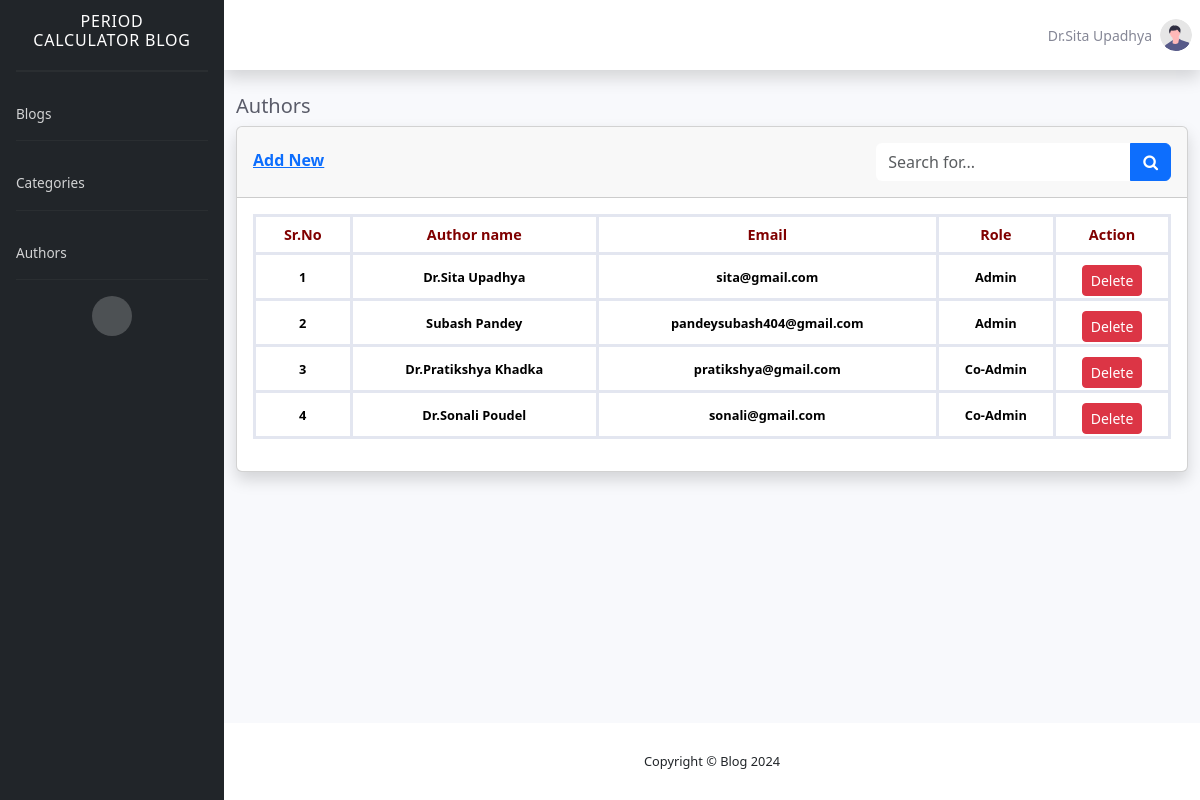
Page /blogs/admin/users.php (signed in) on the committed database.
### tables this page shows
CREATE TABLE `author` (
  `author_id` int(11) NOT NULL PRIMARY KEY AUTO_INCREMENT,
  `author_name` varchar(100) NOT NULL,
  `email` varchar(255) NOT NULL,
  `password` varchar(255) NOT NULL,
  `role` int(11) NOT NULL
);

### blogs/admin/users.php (the view, shortened to what this page needs)
<?php include "header.php";
if (!isset($_GET['page'])) {
   $page = 1;
} else {
   $page = $_GET['page'];
}
$limit = 5;
$offset = ($page - 1) * $limit;
$sql = "SELECT * FROM author limit $offset,$limit";
$query = mysqli_query($config, $sql);
$rows = mysqli_num_rows($query);
?>
<div class="container-fluid">
   <h5 class="mb-2 text-gray-800">Authors</h5>
   <div class="card shadow">
      <div class="card-header py-3 d-flex justify-content-between">
         <div>
            <a href="add_user.php">
               <h6 class="font-weight-bold text-primary mt-2">Add New</h6>
            </a>
         </div>
         <div>
            <form class="navbar-search">
               <div class="input-group">
                  <input type="text" class="form-control bg-white border-0 small" placeholder="Search for...">
                  <div class="input-group-append">
                     <button class="btn btn-primary" type="button"> <i class="fa fa-search"></i></button>
                  </div>
               </div>
            </form>
         </div>
      </div>
      <div class="card-body">
         <div class="table-responsive">
            <table class="table table-bordered" id="dataTable" width="100%" cellspacing="0">
               <thead>
                  <tr>
                     <th>Sr.No</th>
                     <th>Author name</th>
                     <th>Email</th>
                     <th>Role</th>
                     <th colspan="2">Action</th>
                  </tr>
               </thead>
               <tbody>
                  <?php
                  if ($rows) {
                     while ($result = mysqli_fetch_assoc($query)) {
                        ?>
                        <tr>
                           <td><?= ++$offset ?></td>
                           <td><?= $result['author_name'] ?></td>
                           <td><?= $result['email'] ?></td>
                           <td><?php
                           $role = $result['role'];
                           if ($role == 1) {
                              echo "Admin";
                           } else {
                              echo "Co-Admin";
                           } ?>
                           </td>
                           <td>
                              <form class="mt-2" action="" method="POST"
                                 onsubmit="return confirm('Are you sure you want to delete?')">
                                 <input type="submit" name="deleteUser" value="Delete" class="btn btn-sm btn-danger">
                              </form>
                           </td>
                        </tr>
                        <?php
                     }
                  } else {
                     ?>
                     <tr>
                        <td>No Record Found</td>
                     </tr>
                     <?php
                  }
                  ?>
               </tbody>
            </table>
         </div>
      </div>
   </div>
</div>
</div>
<?php include "footer.php";
?>

### rows in the picture
author: author_name "Dr.Sita Upadhya", email "sita@gmail.com", role "Admin"
author: author_name "Subash Pandey", email "pandeysubash404@gmail.com", role "Admin"
author: author_name "Dr.Pratikshya Khadka", email "pratikshya@gmail.com", role "Co-Admin"
author: author_name "Dr.Sonali Poudel", email "sonali@gmail.com", role "Co-Admin"

### other values in the picture
$_SESSION['user_data']['1'] "Dr.Sita Upadhya"
